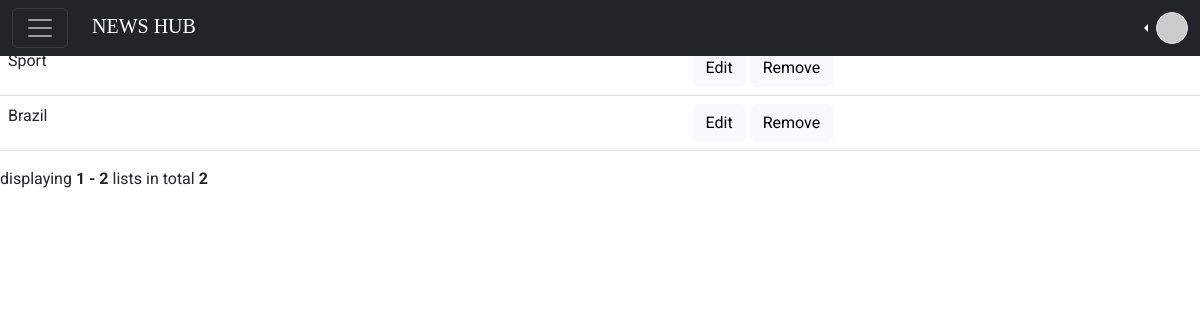
Page /list (signed in) on the earlier database version.
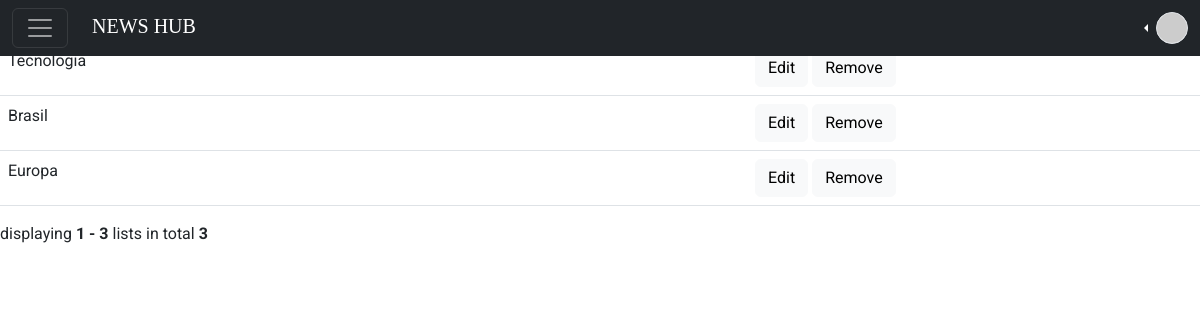
Same page on the later database version.
### app/models/List.py (models this page shows, shortened)
class List(db.Model):
    __tablename__ = 'lists'
    id = db.Column(db.Integer, primary_key=True)
    name = db.Column(db.String, nullable=False)
    user_id = db.Column(db.Integer, db.ForeignKey('users.id'))
    user = db.relationship('User', foreign_keys=user_id)

### app/controllers/listr.py (the view)
@app.route("/list")
@login_required
def show_list():
    smtm = db.select(List).where(
        List.user_id == current_user.id).where(List.name != 'General')
    lists = db.session.execute(smtm).all()
    length = len(lists)
    search = False
    q = request.args.get('q')
    if q:
        search = True
    page = request.args.get(get_page_parameter(), type=int, default=1)
    last_page = length // PER_PAGE + 1
    if page > last_page:
        return apology('Not Found', 404)
    i = (page-1)*PER_PAGE
    lists = lists[i:i+PER_PAGE]
    pagination = Pagination(
        page=page, total=length, search=search, record_name='lists', per_page=PER_PAGE)
    return render_template('list_show.html', lists=lists, pagination=pagination)

### app/models/User.py (called while the page is built)
    @property
    def is_authenticated(self):
        return True

    @login_manager.user_loader
    def load_user(username):
        return User.query.get(username)

### app/templates/list_show.html (shortened to what this page needs)
{% extends "layout.html" %}
{% block main %}
<table class="table">
    <thead>
        <tr>
            <th scope="col">Name</th>
            <th scope="col" class="text-center">Action</th>
        </tr>
    </thead>
    <tbody>
        {% for item in lists %}
            <tr>
                <td>{{ item[0].name }}</td>
                <td class="text-center">
                    <a href="/list/edit/{{ item[0].id }}" class="btn btn-light">Edit</a>
                    <a href="/list/remove/{{ item[0].id }}" class="btn btn-light">Remove</a>
                </td>
            </tr>
        {% endfor %}
    </tbody>
</table>
{{ pagination.info }}
{% endblock %}

Differences in the rows shown:
changed List: name "Sport" → "Tecnologia"
changed List: name "Brazil" → "Brasil"
added List: name "Europa"
Other differences:
{{ pagination.info }}: "displaying 1 - 2 lists in total 2" → "displaying 1 - 3 lists in total 3"
